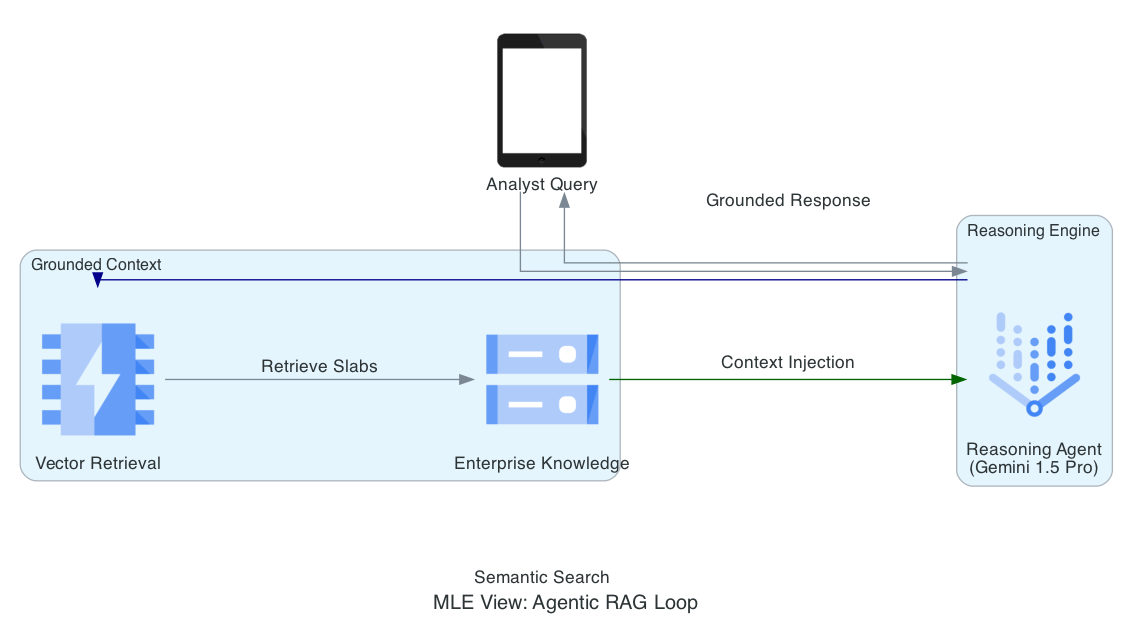

Here is the Python script that generated this plot:
from diagrams import Diagram, Cluster, Edge
from diagrams.gcp.ml import VertexAI
from diagrams.gcp.database import Memorystore
from diagrams.generic.device import Tablet
from diagrams.gcp.storage import GCS

graph_attr = {
    "pad": "0.1",
    "nodesep": "1.0",
    "ranksep": "2.0",
    "bgcolor": "transparent"
}

with Diagram(
    "MLE View: Agentic RAG Loop", 
    show=False, 
    filename="asset_rag_loop", 
    direction="LR", 
    graph_attr=graph_attr
):
    user_query = Tablet("Analyst Query")
    
    with Cluster("Reasoning Engine"):
        agent = VertexAI("Reasoning Agent\n(Gemini 1.5 Pro)")
        
    with Cluster("Grounded Context"):
        vector_search = Memorystore("Vector Retrieval")
        enterprise_docs = GCS("Enterprise Knowledge")

    user_query >> agent
    agent >> Edge(label="Semantic Search", color="darkblue") >> vector_search
    vector_search >> Edge(label="Retrieve Slabs") >> enterprise_docs
    enterprise_docs >> Edge(label="Context Injection", color="darkgreen") >> agent
    agent >> Edge(label="Grounded Response") >> user_query
